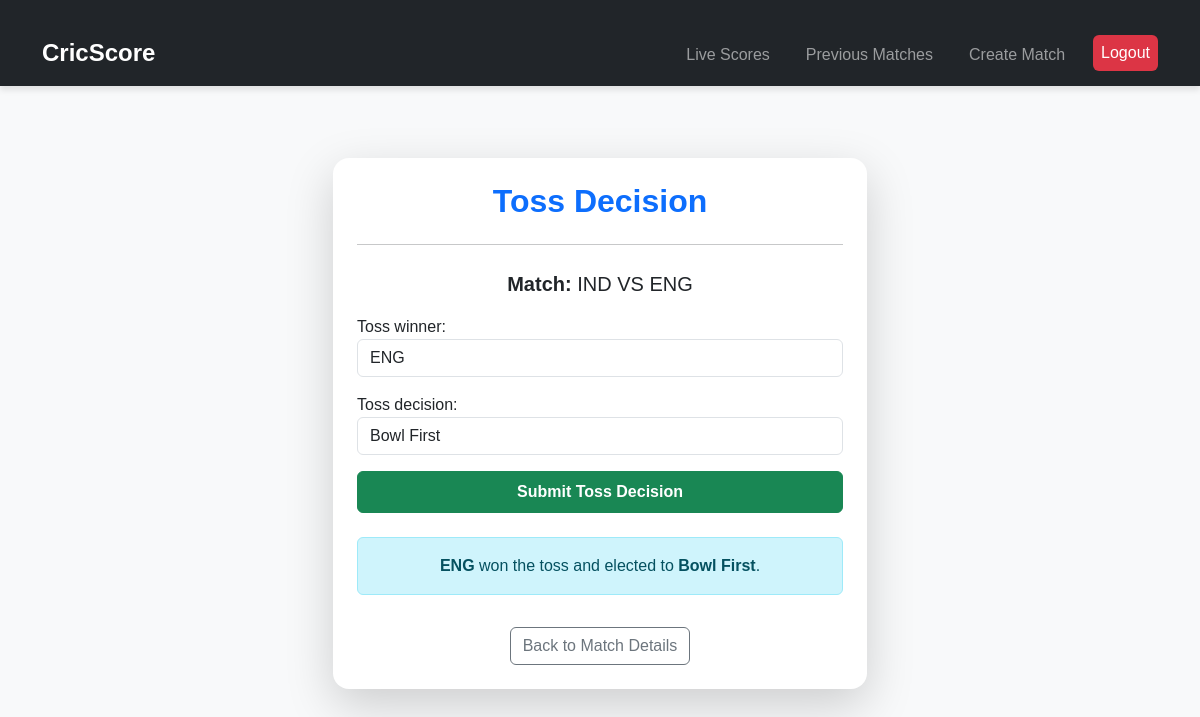
/match/69/toss/ (signed in), run on the app's committed database.
### score_app/models.py (models this page shows, shortened)
class Match(models.Model):
    team1 = models.CharField(max_length=100)
    team2 = models.CharField(max_length=100)
    start_time = models.DateTimeField()
    is_live = models.BooleanField(default=False)
    toss_winner = models.CharField(max_length=100, blank=True, null=True)
    toss_decision = models.CharField(max_length=10, choices=[('bat', 'Bat First'), ('bowl', 'Bowl First')], blank=True, null=True)
    batting_first = models.CharField(max_length=100, blank=True, null=True)
    winner = models.CharField(max_length=100, blank=True, null=True)

### score_app/views.py (the view)
# urls.py: path('match/<int:match_id>/toss/', views.toss_decision_view, name='toss_decision'),
@login_required
def toss_decision_view(request, match_id):
    match = get_object_or_404(Match, id=match_id)
    if request.method == "POST":
        form = TossDecisionForm(request.POST, instance=match)
        if form.is_valid():
            match = form.save(commit=False)
            match.decide_batting_team()
            return redirect('match_detail', match_id=match.id)
    else:
        form = TossDecisionForm(instance=match)
    return render(request, "score_app/toss_decision.html", {"form": form, "match": match})

### score_app/forms.py
class TossDecisionForm(forms.ModelForm):
    class Meta:
        model = Match
        fields = ['toss_winner', 'toss_decision']
    def __init__(self, *args, **kwargs):
        super().__init__(*args, **kwargs)
        if self.instance:
            teams = [(self.instance.team1, self.instance.team1), (self.instance.team2, self.instance.team2)]
            self.fields['toss_winner'].widget = forms.Select(choices=teams, attrs={'class': 'form-control'})
        self.fields['toss_decision'].widget.attrs.update({'class': 'form-control'})

### score_app/templates/score_app/toss_decision.html (shortened to what this page needs)
{% extends 'score_app/base.html' %}
{% block content %}
    <div class="container mt-5">
        <div class="row justify-content-center">
            <div class="col-md-8 col-lg-6">
                <div class="card shadow-lg p-4 border-0 rounded-4">
                    <h2 class="text-center text-primary fw-bold">Toss Decision</h2>
                    <hr class="mb-4">
                    <p class="text-center fs-5"><strong>Match:</strong> {{ match.team1 }} VS {{ match.team2 }}</p>
                    <form method="post">
                        <div class="mb-3">
                            {{ form.toss_winner.label_tag }}
                            {{ form.toss_winner }}
                        </div>
                        <div class="mb-3">
                            {{ form.toss_decision.label_tag }}
                            {{ form.toss_decision }}
                        </div>
                        <button type="submit" class="btn btn-success w-100 py-2 fw-bold">
                            Submit Toss Decision
                        </button>
                    </form>
                    {% if match.toss_winner and match.toss_decision %}
                        <div class="alert alert-info text-center mt-4">
                            <strong>{{ match.toss_winner }}</strong> won the toss and elected to
                            <strong>{{ match.get_toss_decision_display }}</strong>.
                        </div>
                    {% endif %}
                    <div class="text-center mt-3">
                        <a href="{% url 'match_detail' match.id %}" class="btn btn-outline-secondary">
                            Back to Match Details
                        </a>
                    </div>
                </div>
            </div>
        </div>
    </div>
{% endblock %}

### score_app/static/score_app/css/style.css (style rules this page uses)
body { font-family: Arial, sans-serif; background-color: #f8f9fa; margin: 0; padding: 0; }
.container { margin-top: 20px; }

### data on the page
Match: team1 "IND", team2 "ENG", toss_winner "ENG", toss_decision "Bowl First"
